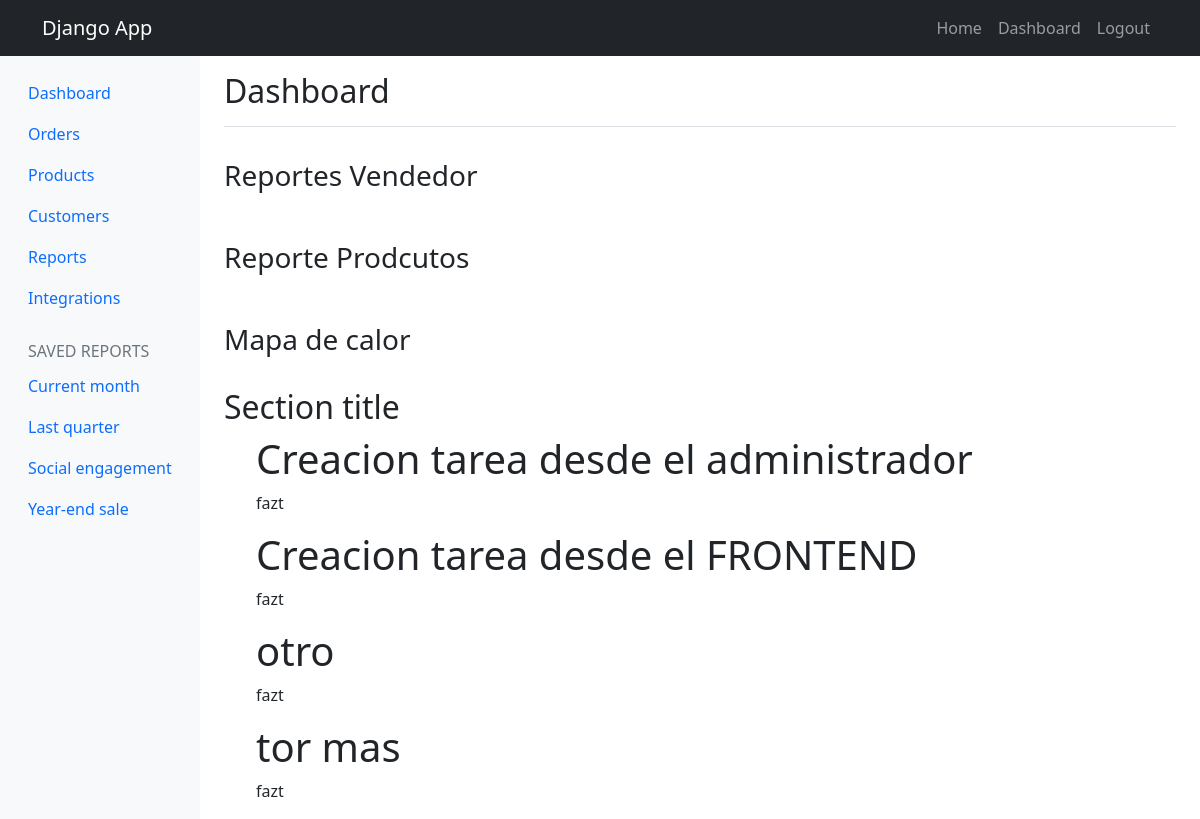
The app's page /tasks/ (signed in), older data.
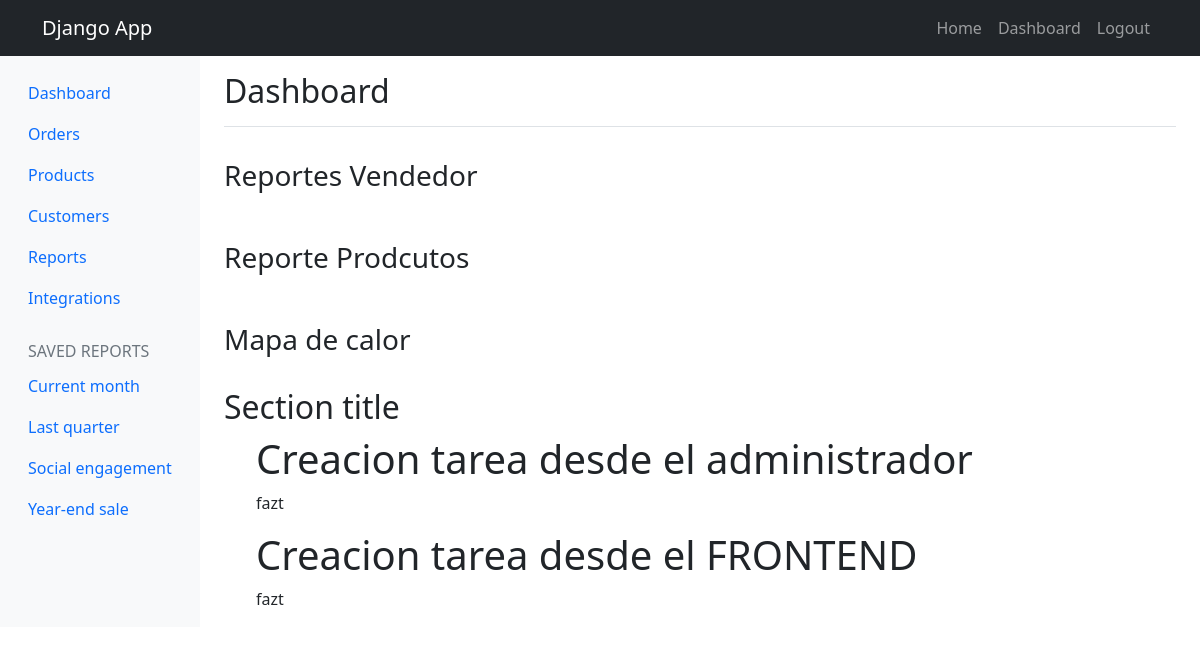
The same page, newer data.
### tasks/models.py (models this page shows, shortened)
class Task(models.Model):
    title = models.CharField(max_length=100)
    description = models.TextField(blank=True)
    created = models.DateTimeField(auto_now_add=True)
    datecompleted =  models.DateTimeField(null=True)
    important = models.BooleanField(default=False)
    user = models.ForeignKey(User, on_delete=models.CASCADE)

### tasks/views.py (the view)
# urls.py: path('tasks/', views.dashboard, name='tasks'),
def dashboard(request):
    Listar = Task.objects.filter(user=request.user)
    return render(request, 'tasks.html', {'tasks': Listar})

### tasks/templates/tasks.html (shortened to what this page needs)
{% extends "base.html" %} {% block content %}
<div class="container-fluid">
    <div class="row">
      <nav id="sidebarMenu" class="col-md-3 col-lg-2 d-md-block bg-light sidebar collapse">
        <div class="position-sticky pt-3 sidebar-sticky">
          <ul class="nav flex-column">
            <li class="nav-item">
              <a class="nav-link active" aria-current="page" href="#">
                Dashboard
              </a>
            </li>
            <li class="nav-item">
              <a class="nav-link" href="#">
                Orders
              </a>
            </li>
            <li class="nav-item">
              <a class="nav-link" href="#">
                Products
              </a>
            </li>
            <li class="nav-item">
              <a class="nav-link" href="#">
                Customers
              </a>
            </li>
            <li class="nav-item">
              <a class="nav-link" href="#">
                Reports
              </a>
            </li>
            <li class="nav-item">
              <a class="nav-link" href="#">
                Integrations
              </a>
            </li>
          </ul>
          <h6 class="sidebar-heading d-flex justify-content-between align-items-center px-3 mt-4 mb-1 text-muted text-uppercase">
            <span>Saved reports</span>
          </h6>
          <ul class="nav flex-column mb-2">
            <li class="nav-item">
              <a class="nav-link" href="#">
                Current month
              </a>
            </li>
            <li class="nav-item">
              <a class="nav-link" href="#">
                Last quarter
              </a>
            </li>
            <li class="nav-item">
              <a class="nav-link" href="#">
                Social engagement
              </a>
            </li>
            <li class="nav-item">
              <a class="nav-link" href="#">
                Year-end sale
              </a>
            </li>
          </ul>
        </div>
      </nav>
      <main class="col-md-9 ms-sm-auto col-lg-10 px-md-4">
        <div class="d-flex justify-content-between flex-wrap flex-md-nowrap align-items-center pt-3 pb-2 mb-3 border-bottom">
          <h1 class="h2">Dashboard</h1>
        </div>
        <div class="d-flex justify-content-between flex-wrap flex-md-nowrap align-items-center pt-3 pb-2 mb-3 ">
            <h1 class="h3">Reportes Vendedor</h1>
        </div>
        <div class="d-flex justify-content-between flex-wrap flex-md-nowrap align-items-center pt-3 pb-2 mb-3 ">
            <h1 class="h3">Reporte Prodcutos</h1>
        </div>
        <div class="d-flex justify-content-between flex-wrap flex-md-nowrap align-items-center pt-3 pb-2 mb-3 ">
            <h1 class="h3">Mapa de calor</h1>
        </div>
        <h2>Section title</h2>
        <div class="table-responsive">
          <ul>
            {% for lol in tasks %}
            <h1>{{lol.title}}</h1>
            <p>{{lol.user}}</p>
            {% endfor%}
          </ul>
        </div>
      </main>
    </div>
  </div>
{% endblock %}

Row changes from the older to the newer data that the page shows:
removed Task: title "otro", user "fazt"
removed Task: title "tor mas", user "fazt"
